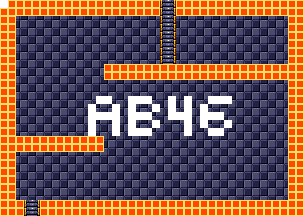

A level layout from a 2D game, rendered from its tile map. Below: a short description, then the map file with tile-grid data replaced by summaries:
An orthogonal 38x27 tile map with 8x8 px tiles, 4 tile layers (background, foreground, room numbers, Objects), 10 tilesets.

<map version="1.5" tiledversion="1.7.1" orientation="orthogonal" renderorder="right-down" width="38" height="27" tilewidth="8" tileheight="8" infinite="0" nextlayerid="11" nextobjectid="1">
 <tileset firstgid="1" source="tilesheets/tsKarniMata.tsx" />
 <tileset firstgid="1025" source="tilesheets/tsVoodooWasp.tsx" />
 <tileset firstgid="2049" source="tilesheets/tsGoddess.tsx" />
 <tileset firstgid="3073" source="tilesheets/tsKonark.tsx" />
 <tileset firstgid="4097" name="sEnemies" tilewidth="8" tileheight="8" tilecount="1024" columns="32">
  <image source="../grapx/tilesheets/sKarniMata.bmp" trans="ff94ff" width="256" height="256" />
 </tileset>
 <tileset firstgid="5121" source="tilesheets/tsIceTemple.tsx" />
 <tileset firstgid="6145" source="tilesheets/sTiwanakuTemple.tsx" />
 <tileset firstgid="7169" source="tilesheets/sIndraTemple.tsx" />
 <tileset firstgid="8193" source="tilesheets/sTeleport.tsx" />
 <tileset firstgid="9217" source="tilesheets/sObjects.tsx" />
 <layer id="2" name="background" width="38" height="27">
  <data>[1026 cells, 1026 non-empty, 2 distinct tile ids]</data>
 </layer>
 <layer id="1" name="foreground" width="38" height="27">
  <data>[1026 cells, 324 non-empty, 3 distinct tile ids]</data>
 </layer>
 <layer id="7" name="room numbers" width="38" height="27">
  <data>[1026 cells, 46 non-empty, 1 distinct tile ids]</data>
 </layer>
 <layer id="10" name="Objects" width="38" height="27">
  <data>[1026 cells, 0 non-empty, 0 distinct tile ids]</data>
 </layer>
</map>
